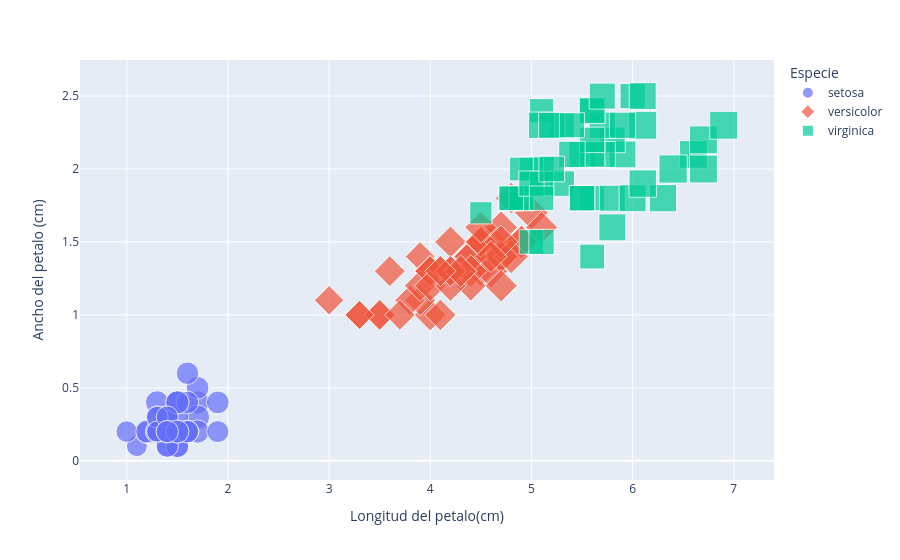

This figure's notebook cell:
### Code cell
# 7. Scatter multivariable
# Grafica `petal_length` frente a `petal_width`. Usa la especie como `color`, el largo del sépalo como tamaño
# de los puntos (`size`) y la especie también como símbolo (`symbol`). Agrega información adicional al tooltip
# mediante `hover_data`.
# Conceptos a practicar: Codificación visual múltiple y hover.

fig=px.scatter(
    data_frame=df,
    x="petal_length",
    y="petal_width",
    color="species",
    size="sepal_length",
    symbol="species",
    hover_data=["sepal_width","species"],
    labels={
        "petal_length":"Longitud del petalo(cm)",
        "petal_width":"Ancho del petalo (cm)",
        "sepal_length":"Longitud del sepalo(cm)",
        "species":"Especie",
        "sepal_width":"Ancho del sepalo(cm)"
    }
)

fig.show()

### Figure 1 — Plotly figure (JSON) as saved in the notebook; plotly's stock layout.template omitted (floating-point values rounded to 4 significant figures)
{"data": [{"customdata": [[3.5, "setosa"], [3, "setosa"], [3.2, "setosa"], [3.1, "setosa"], [3.6, "setosa"], [3.9, "setosa"], [3.4, "setosa"], [3.4, "setosa"], [2.9, "setosa"], [3.1, "setosa"], [3.7, "setosa"], [3.4, "setosa"], [3, "setosa"], [3, "setosa"], [4, "setosa"], [4.4, "setosa"], [3.9, "setosa"], [3.5, "setosa"], [3.8, "setosa"], [3.8, "setosa"], [3.4, "setosa"], [3.7, "setosa"], [3.6, "setosa"], [3.3, "setosa"], [3.4, "setosa"], [3, "setosa"], [3.4, "setosa"], [3.5, "setosa"], [3.4, "setosa"], [3.2, "setosa"], [3.1, "setosa"], [3.4, "setosa"], [4.1, "setosa"], [4.2, "setosa"], [3.1, "setosa"], [3.2, "setosa"], [3.5, "setosa"], [3.6, "setosa"], [3, "setosa"], [3.4, "setosa"], [3.5, "setosa"], [2.3, "setosa"], [3.2, "setosa"], [3.5, "setosa"], [3.8, "setosa"], [3, "setosa"], [3.8, "setosa"], [3.2, "setosa"], [3.7, "setosa"], [3.3, "setosa"]], "hovertemplate": "Especie=%{customdata[1]}<br>Longitud del petalo(cm)=%{x}<br>Ancho del petalo (cm)=%{y}<br>Longitud del sepalo(cm)=%{marker.size}<br>Ancho del sepalo(cm)=%{customdata[0]}<extra></extra>", "legendgroup": "setosa", "marker": {"color": "#636efa", "size": [5.1, 4.9, 4.7, 4.6, 5.0, 5.4, 4.6, 5.0, 4.4, 4.9, 5.4, 4.8, 4.8, 4.3, 5.8, 5.7, 5.4, 5.1, 5.7, 5.1, 5.4, 5.1, 4.6, 5.1, 4.8, 5.0, 5.0, 5.2, 5.2, 4.7, 4.8, 5.4, 5.2, 5.5, 4.9, 5.0, 5.5, 4.9, 4.4, 5.1, 5.0, 4.5, 4.4, 5.0, 5.1, 4.8, 5.1, 4.6, 5.3, 5.0], "sizemode": "area", "sizeref": 0.01975, "symbol": "circle"}, "mode": "markers", "name": "setosa", "orientation": "v", "showlegend": true, "type": "scatter", "x": [1.4, 1.4, 1.3, 1.5, 1.4, 1.7, 1.4, 1.5, 1.4, 1.5, 1.5, 1.6, 1.4, 1.1, 1.2, 1.5, 1.3, 1.4, 1.7, 1.5, 1.7, 1.5, 1.0, 1.7, 1.9, 1.6, 1.6, 1.5, 1.4, 1.6, 1.6, 1.5, 1.5, 1.4, 1.5, 1.2, 1.3, 1.4, 1.3, 1.5, 1.3, 1.3, 1.3, 1.6, 1.9, 1.4, 1.6, 1.4, 1.5, 1.4], "xaxis": "x", "y": [0.2, 0.2, 0.2, 0.2, 0.2, 0.4, 0.3, 0.2, 0.2, 0.1, 0.2, 0.2, 0.1, 0.1, 0.2, 0.4, 0.4, 0.3, 0.3, 0.3, 0.2, 0.4, 0.2, 0.5, 0.2, 0.2, 0.4, 0.2, 0.2, 0.2, 0.2, 0.4, 0.1, 0.2, 0.2, 0.2, 0.2, 0.1, 0.2, 0.2, 0.3, 0.3, 0.2, 0.6, 0.4, 0.3, 0.2, 0.2, 0.2, 0.2], "yaxis": "y"}, {"customdata": [[3.2, "versicolor"], [3.2, "versicolor"], [3.1, "versicolor"], [2.3, "versicolor"], [2.8, "versicolor"], [2.8, "versicolor"], [3.3, "versicolor"], [2.4, "versicolor"], [2.9, "versicolor"], [2.7, "versicolor"], [2, "versicolor"], [3, "versicolor"], [2.2, "versicolor"], [2.9, "versicolor"], [2.9, "versicolor"], [3.1, "versicolor"], [3, "versicolor"], [2.7, "versicolor"], [2.2, "versicolor"], [2.5, "versicolor"], [3.2, "versicolor"], [2.8, "versicolor"], [2.5, "versicolor"], [2.8, "versicolor"], [2.9, "versicolor"], [3, "versicolor"], [2.8, "versicolor"], [3, "versicolor"], [2.9, "versicolor"], [2.6, "versicolor"], [2.4, "versicolor"], [2.4, "versicolor"], [2.7, "versicolor"], [2.7, "versicolor"], [3, "versicolor"], [3.4, "versicolor"], [3.1, "versicolor"], [2.3, "versicolor"], [3, "versicolor"], [2.5, "versicolor"], [2.6, "versicolor"], [3, "versicolor"], [2.6, "versicolor"], [2.3, "versicolor"], [2.7, "versicolor"], [3, "versicolor"], [2.9, "versicolor"], [2.9, "versicolor"], [2.5, "versicolor"], [2.8, "versicolor"]], "hovertemplate": "Especie=%{customdata[1]}<br>Longitud del petalo(cm)=%{x}<br>Ancho del petalo (cm)=%{y}<br>Longitud del sepalo(cm)=%{marker.size}<br>Ancho del sepalo(cm)=%{customdata[0]}<extra></extra>", "legendgroup": "versicolor", "marker": {"color": "#EF553B", "size": [7.0, 6.4, 6.9, 5.5, 6.5, 5.7, 6.3, 4.9, 6.6, 5.2, 5.0, 5.9, 6.0, 6.1, 5.6, 6.7, 5.6, 5.8, 6.2, 5.6, 5.9, 6.1, 6.3, 6.1, 6.4, 6.6, 6.8, 6.7, 6.0, 5.7, 5.5, 5.5, 5.8, 6.0, 5.4, 6.0, 6.7, 6.3, 5.6, 5.5, 5.5, 6.1, 5.8, 5.0, 5.6, 5.7, 5.7, 6.2, 5.1, 5.7], "sizemode": "area", "sizeref": 0.01975, "symbol": "diamond"}, "mode": "markers", "name": "versicolor", "orientation": "v", "showlegend": true, "type": "scatter", "x": [4.7, 4.5, 4.9, 4.0, 4.6, 4.5, 4.7, 3.3, 4.6, 3.9, 3.5, 4.2, 4.0, 4.7, 3.6, 4.4, 4.5, 4.1, 4.5, 3.9, 4.8, 4.0, 4.9, 4.7, 4.3, 4.4, 4.8, 5.0, 4.5, 3.5, 3.8, 3.7, 3.9, 5.1, 4.5, 4.5, 4.7, 4.4, 4.1, 4.0, 4.4, 4.6, 4.0, 3.3, 4.2, 4.2, 4.2, 4.3, 3.0, 4.1], "xaxis": "x", "y": [1.4, 1.5, 1.5, 1.3, 1.5, 1.3, 1.6, 1.0, 1.3, 1.4, 1.0, 1.5, 1.0, 1.4, 1.3, 1.4, 1.5, 1.0, 1.5, 1.1, 1.8, 1.3, 1.5, 1.2, 1.3, 1.4, 1.4, 1.7, 1.5, 1.0, 1.1, 1.0, 1.2, 1.6, 1.5, 1.6, 1.5, 1.3, 1.3, 1.3, 1.2, 1.4, 1.2, 1.0, 1.3, 1.2, 1.3, 1.3, 1.1, 1.3], "yaxis": "y"}, {"customdata": [[3.3, "virginica"], [2.7, "virginica"], [3, "virginica"], [2.9, "virginica"], [3, "virginica"], [3, "virginica"], [2.5, "virginica"], [2.9, "virginica"], [2.5, "virginica"], [3.6, "virginica"], [3.2, "virginica"], [2.7, "virginica"], [3, "virginica"], [2.5, "virginica"], [2.8, "virginica"], [3.2, "virginica"], [3, "virginica"], [3.8, "virginica"], [2.6, "virginica"], [2.2, "virginica"], [3.2, "virginica"], [2.8, "virginica"], [2.8, "virginica"], [2.7, "virginica"], [3.3, "virginica"], [3.2, "virginica"], [2.8, "virginica"], [3, "virginica"], [2.8, "virginica"], [3, "virginica"], [2.8, "virginica"], [3.8, "virginica"], [2.8, "virginica"], [2.8, "virginica"], [2.6, "virginica"], [3, "virginica"], [3.4, "virginica"], [3.1, "virginica"], [3, "virginica"], [3.1, "virginica"], [3.1, "virginica"], [3.1, "virginica"], [2.7, "virginica"], [3.2, "virginica"], [3.3, "virginica"], [3, "virginica"], [2.5, "virginica"], [3, "virginica"], [3.4, "virginica"], [3, "virginica"]], "hovertemplate": "Especie=%{customdata[1]}<br>Longitud del petalo(cm)=%{x}<br>Ancho del petalo (cm)=%{y}<br>Longitud del sepalo(cm)=%{marker.size}<br>Ancho del sepalo(cm)=%{customdata[0]}<extra></extra>", "legendgroup": "virginica", "marker": {"color": "#00cc96", "size": [6.3, 5.8, 7.1, 6.3, 6.5, 7.6, 4.9, 7.3, 6.7, 7.2, 6.5, 6.4, 6.8, 5.7, 5.8, 6.4, 6.5, 7.7, 7.7, 6.0, 6.9, 5.6, 7.7, 6.3, 6.7, 7.2, 6.2, 6.1, 6.4, 7.2, 7.4, 7.9, 6.4, 6.3, 6.1, 7.7, 6.3, 6.4, 6.0, 6.9, 6.7, 6.9, 5.8, 6.8, 6.7, 6.7, 6.3, 6.5, 6.2, 5.9], "sizemode": "area", "sizeref": 0.01975, "symbol": "square"}, "mode": "markers", "name": "virginica", "orientation": "v", "showlegend": true, "type": "scatter", "x": [6.0, 5.1, 5.9, 5.6, 5.8, 6.6, 4.5, 6.3, 5.8, 6.1, 5.1, 5.3, 5.5, 5.0, 5.1, 5.3, 5.5, 6.7, 6.9, 5.0, 5.7, 4.9, 6.7, 4.9, 5.7, 6.0, 4.8, 4.9, 5.6, 5.8, 6.1, 6.4, 5.6, 5.1, 5.6, 6.1, 5.6, 5.5, 4.8, 5.4, 5.6, 5.1, 5.1, 5.9, 5.7, 5.2, 5.0, 5.2, 5.4, 5.1], "xaxis": "x", "y": [2.5, 1.9, 2.1, 1.8, 2.2, 2.1, 1.7, 1.8, 1.8, 2.5, 2.0, 1.9, 2.1, 2.0, 2.4, 2.3, 1.8, 2.2, 2.3, 1.5, 2.3, 2.0, 2.0, 1.8, 2.1, 1.8, 1.8, 1.8, 2.1, 1.6, 1.9, 2.0, 2.2, 1.5, 1.4, 2.3, 2.4, 1.8, 1.8, 2.1, 2.4, 2.3, 1.9, 2.3, 2.5, 2.3, 1.9, 2.0, 2.3, 1.8], "yaxis": "y"}], "layout": {"legend": {"itemsizing": "constant", "title": {"text": "Especie"}, "tracegroupgap": 0}, "margin": {"t": 60}, "xaxis": {"anchor": "y", "domain": [0, 1], "title": {"text": "Longitud del petalo(cm)"}}, "yaxis": {"anchor": "x", "domain": [0, 1], "title": {"text": "Ancho del petalo (cm)"}}}}
